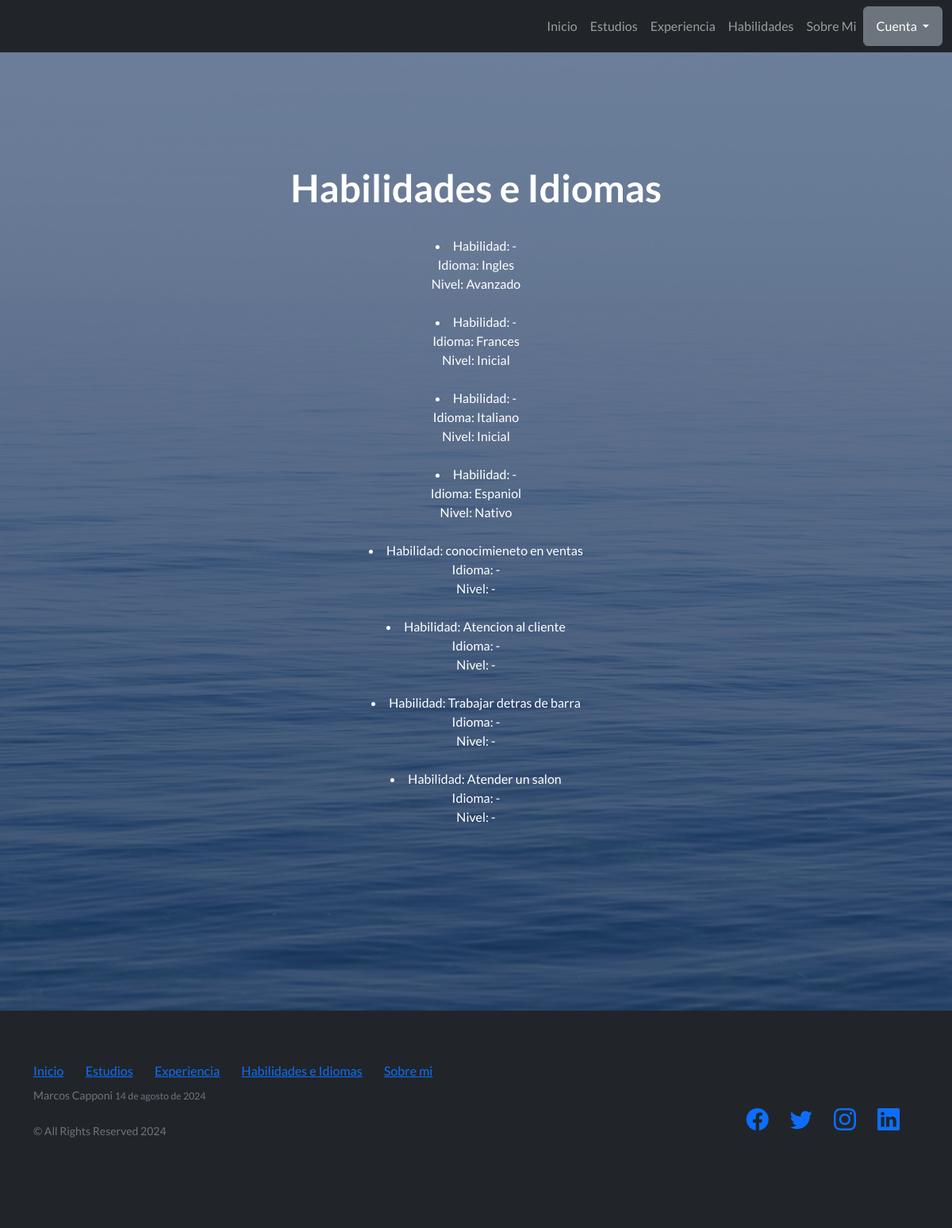
Screenshot of /appfinal/skills with the database file from the repository.
### appFinal/models.py (models this page shows)
class Habilidades(models.Model):
    habilidad = models.CharField(max_length=50, blank=True)
    idioma = models.CharField(max_length=50, blank=True)
    nivelIdioma = models.CharField(max_length=50, blank=True)

### appFinal/views.py (the view)
# urls.py: path('skills', HabilidadesListView.as_view(), name="skills"),
class HabilidadesListView(ListView):
    model = Habilidades
    context_object_name = "habilidades"
    template_name = "appFinal/habilidades.html"

### appFinal/templates/appFinal/habilidades.html
{% extends "appFinal/base.html" %}
{% load static %}
{% block contenidoQueCambia %}
<h1>Habilidades e Idiomas</h1>
<br>
{% for habilidad in habilidades %}
    <li>
        Habilidad: {{habilidad.habilidad}}<br>
        Idioma: {{habilidad.idioma}}<br>
        Nivel: {{habilidad.nivelIdioma}}
    </li>
    <br>
{% endfor %}
{% endblock contenidoQueCambia %}

### rows the page displays
Habilidades: habilidad "-", idioma "Ingles", nivelIdioma "Avanzado"
Habilidades: habilidad "-", idioma "Frances", nivelIdioma "Inicial"
Habilidades: habilidad "-", idioma "Italiano", nivelIdioma "Inicial"
Habilidades: habilidad "-", idioma "Espaniol", nivelIdioma "Nativo"
Habilidades: habilidad "conocimieneto en ventas", idioma "-", nivelIdioma "-"
Habilidades: habilidad "Atencion al cliente", idioma "-", nivelIdioma "-"
Habilidades: habilidad "Trabajar detras de barra", idioma "-", nivelIdioma "-"
Habilidades: habilidad "Atender un salon", idioma "-", nivelIdioma "-"
